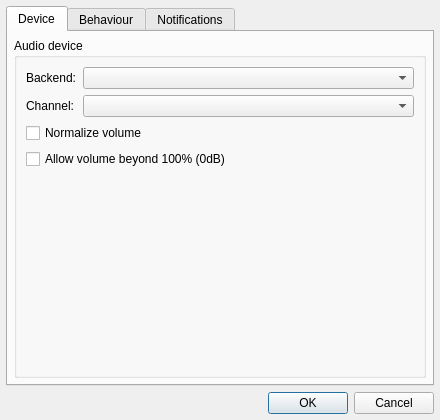
<?xml version="1.0" encoding="UTF-8"?>
<ui version="4.0">
 <class>Qtilities::DialogPrefs</class>
 <widget class="QDialog" name="Qtilities::DialogPrefs">
  <property name="geometry">
   <rect>
    <x>0</x>
    <y>0</y>
    <width>440</width>
    <height>420</height>
   </rect>
  </property>
  <property name="minimumSize">
   <size>
    <width>340</width>
    <height>280</height>
   </size>
  </property>
  <property name="windowTitle">
   <string>Preferences</string>
  </property>
  <property name="windowIcon">
   <iconset theme="preferences-system">
    <normaloff>.</normaloff>.</iconset>
  </property>
  <layout class="QVBoxLayout" name="layout">
   <property name="spacing">
    <number>6</number>
   </property>
   <property name="leftMargin">
    <number>6</number>
   </property>
   <property name="topMargin">
    <number>6</number>
   </property>
   <property name="rightMargin">
    <number>6</number>
   </property>
   <property name="bottomMargin">
    <number>6</number>
   </property>
   <item>
    <widget class="QTabWidget" name="tbwPrefs">
     <property name="currentIndex">
      <number>0</number>
     </property>
     <widget class="QWidget" name="tabDevice">
      <attribute name="title">
       <string>Device</string>
      </attribute>
      <layout class="QVBoxLayout" name="verticalLayout">
       <property name="leftMargin">
        <number>6</number>
       </property>
       <property name="topMargin">
        <number>6</number>
       </property>
       <property name="rightMargin">
        <number>6</number>
       </property>
       <property name="bottomMargin">
        <number>6</number>
       </property>
       <item>
        <widget class="QGroupBox" name="grpAudioDev">
         <property name="title">
          <string>Audio device</string>
         </property>
         <layout class="QFormLayout" name="formLayout">
          <item row="0" column="0">
           <widget class="QLabel" name="lblEngine">
            <property name="text">
             <string>Backend:</string>
            </property>
           </widget>
          </item>
          <item row="0" column="1">
           <widget class="QComboBox" name="cbxEngine"/>
          </item>
          <item row="1" column="0">
           <widget class="QLabel" name="lblChannel">
            <property name="text">
             <string>Channel:</string>
            </property>
           </widget>
          </item>
          <item row="1" column="1">
           <widget class="QComboBox" name="cbxChannel"/>
          </item>
          <item row="2" column="0" colspan="2">
           <widget class="QCheckBox" name="chkNormalize">
            <property name="text">
             <string>Normalize volume</string>
            </property>
           </widget>
          </item>
          <item row="3" column="0" colspan="2">
           <widget class="QCheckBox" name="chkIgnoreMax">
            <property name="text">
             <string>Allow volume beyond 100% (0dB)</string>
            </property>
           </widget>
          </item>
         </layout>
        </widget>
       </item>
      </layout>
     </widget>
     <widget class="QWidget" name="tabBehaviour">
      <attribute name="title">
       <string>Behaviour</string>
      </attribute>
      <layout class="QVBoxLayout" name="layBehavior" stretch="0,0,0,1">
       <property name="spacing">
        <number>6</number>
       </property>
       <property name="leftMargin">
        <number>6</number>
       </property>
       <property name="topMargin">
        <number>6</number>
       </property>
       <property name="rightMargin">
        <number>6</number>
       </property>
       <property name="bottomMargin">
        <number>6</number>
       </property>
       <item>
        <widget class="QGroupBox" name="grpMixerCmd">
         <property name="sizePolicy">
          <sizepolicy hsizetype="Preferred" vsizetype="Expanding">
           <horstretch>0</horstretch>
           <verstretch>0</verstretch>
          </sizepolicy>
         </property>
         <property name="title">
          <string>External mixer command</string>
         </property>
         <layout class="QVBoxLayout" name="verticalLayout_3">
          <property name="leftMargin">
           <number>9</number>
          </property>
          <property name="topMargin">
           <number>9</number>
          </property>
          <property name="rightMargin">
           <number>9</number>
          </property>
          <property name="bottomMargin">
           <number>9</number>
          </property>
          <item>
           <widget class="QLineEdit" name="txtMixerCmd"/>
          </item>
         </layout>
        </widget>
       </item>
       <item>
        <widget class="QGroupBox" name="grpScroll">
         <property name="sizePolicy">
          <sizepolicy hsizetype="Preferred" vsizetype="Expanding">
           <horstretch>0</horstretch>
           <verstretch>0</verstretch>
          </sizepolicy>
         </property>
         <property name="title">
          <string>Volume scrolling</string>
         </property>
         <layout class="QFormLayout" name="layScroll">
          <property name="horizontalSpacing">
           <number>6</number>
          </property>
          <property name="verticalSpacing">
           <number>6</number>
          </property>
          <property name="leftMargin">
           <number>6</number>
          </property>
          <property name="topMargin">
           <number>6</number>
          </property>
          <property name="rightMargin">
           <number>6</number>
          </property>
          <property name="bottomMargin">
           <number>6</number>
          </property>
          <item row="0" column="0">
           <widget class="QLabel" name="lblStep">
            <property name="sizePolicy">
             <sizepolicy hsizetype="Expanding" vsizetype="Expanding">
              <horstretch>0</horstretch>
              <verstretch>0</verstretch>
             </sizepolicy>
            </property>
            <property name="text">
             <string>Scroll step:</string>
            </property>
           </widget>
          </item>
          <item row="1" column="0">
           <widget class="QLabel" name="lblPageStep">
            <property name="sizePolicy">
             <sizepolicy hsizetype="Expanding" vsizetype="Expanding">
              <horstretch>0</horstretch>
              <verstretch>0</verstretch>
             </sizepolicy>
            </property>
            <property name="text">
             <string>Page step:</string>
            </property>
           </widget>
          </item>
          <item row="0" column="1">
           <widget class="QDoubleSpinBox" name="sbxStep">
            <property name="minimum">
             <double>1.000000000000000</double>
            </property>
            <property name="maximum">
             <double>50.000000000000000</double>
            </property>
           </widget>
          </item>
          <item row="1" column="1">
           <widget class="QDoubleSpinBox" name="sbxPageStep">
            <property name="minimum">
             <double>1.000000000000000</double>
            </property>
            <property name="maximum">
             <double>50.000000000000000</double>
            </property>
           </widget>
          </item>
         </layout>
        </widget>
       </item>
       <item>
        <widget class="QGroupBox" name="gbxMouse">
         <property name="title">
          <string>Mouse</string>
         </property>
         <layout class="QVBoxLayout" name="verticalLayout_5">
          <item>
           <widget class="QCheckBox" name="chkShowOnClick">
            <property name="text">
             <string>Show on mouse click</string>
            </property>
           </widget>
          </item>
          <item>
           <widget class="QCheckBox" name="chkMuteOnMiddleClick">
            <property name="text">
             <string>Mute on middle click</string>
            </property>
           </widget>
          </item>
         </layout>
        </widget>
       </item>
       <item>
        <spacer name="vspBehavior">
         <property name="orientation">
          <enum>Qt::Vertical</enum>
         </property>
         <property name="sizeHint" stdset="0">
          <size>
           <width>20</width>
           <height>40</height>
          </size>
         </property>
        </spacer>
       </item>
      </layout>
     </widget>
     <widget class="QWidget" name="tabNotifications">
      <attribute name="title">
       <string>Notifications</string>
      </attribute>
      <layout class="QVBoxLayout" name="verticalLayout_4">
       <item>
        <widget class="QCheckBox" name="chkNotificationsAlways">
         <property name="text">
          <string>Always notify about volume changes</string>
         </property>
        </widget>
       </item>
       <item>
        <widget class="QCheckBox" name="chkNotificationsKbd">
         <property name="text">
          <string>Notify about volume changes with keyboard</string>
         </property>
        </widget>
       </item>
       <item>
        <spacer name="vspNotifications">
         <property name="orientation">
          <enum>Qt::Vertical</enum>
         </property>
         <property name="sizeHint" stdset="0">
          <size>
           <width>20</width>
           <height>40</height>
          </size>
         </property>
        </spacer>
       </item>
      </layout>
     </widget>
    </widget>
   </item>
   <item>
    <widget class="QDialogButtonBox" name="buttonBox">
     <property name="orientation">
      <enum>Qt::Horizontal</enum>
     </property>
     <property name="standardButtons">
      <set>QDialogButtonBox::Cancel|QDialogButtonBox::Ok</set>
     </property>
    </widget>
   </item>
  </layout>
 </widget>
 <resources/>
 <connections/>
</ui>
